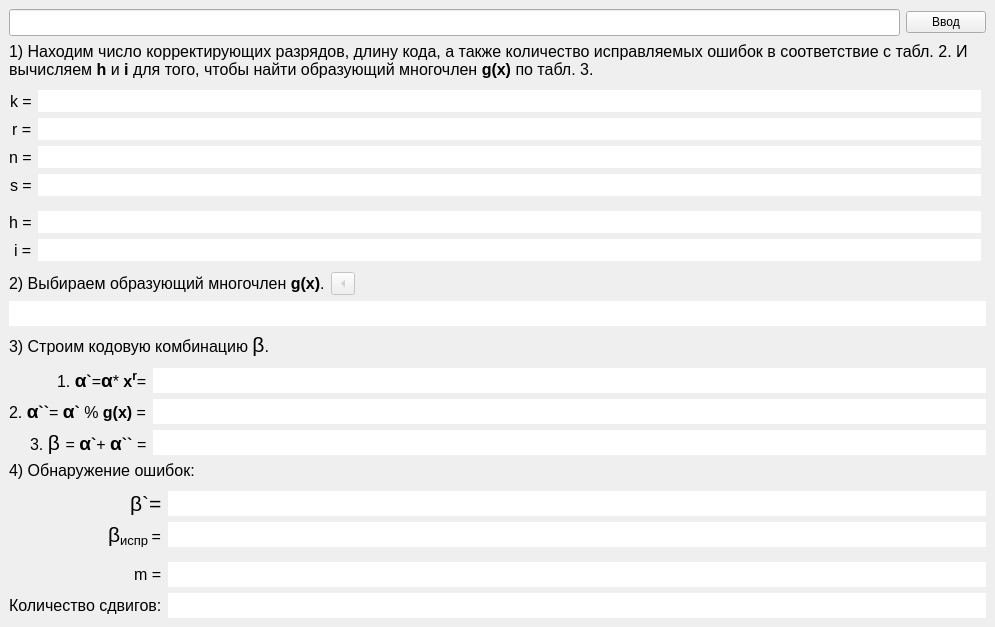
<?xml version="1.0" encoding="UTF-8"?>
<ui version="4.0">
 <class>MainWindow</class>
 <widget class="QMainWindow" name="MainWindow">
  <property name="geometry">
   <rect>
    <x>0</x>
    <y>0</y>
    <width>995</width>
    <height>600</height>
   </rect>
  </property>
  <property name="windowTitle">
   <string>Лабораторная №6. Коды БЧХ. Катунин. С.</string>
  </property>
  <widget class="QWidget" name="centralwidget">
   <layout class="QGridLayout" name="gridLayout_4" rowstretch="0,0,0,0,0" columnstretch="2,0,0,0">
    <item row="0" column="0" rowspan="2" colspan="3">
     <widget class="QLineEdit" name="lineEdit_text">
      <property name="font">
       <font>
        <pointsize>12</pointsize>
       </font>
      </property>
     </widget>
    </item>
    <item row="0" column="3" rowspan="2">
     <widget class="QPushButton" name="pushButton_finishText">
      <property name="sizePolicy">
       <sizepolicy hsizetype="Fixed" vsizetype="Fixed">
        <horstretch>0</horstretch>
        <verstretch>0</verstretch>
       </sizepolicy>
      </property>
      <property name="text">
       <string>Ввод</string>
      </property>
     </widget>
    </item>
    <item row="4" column="0" colspan="4">
     <layout class="QVBoxLayout" name="verticalLayout_left">
      <property name="sizeConstraint">
       <enum>QLayout::SetDefaultConstraint</enum>
      </property>
      <item>
       <widget class="QLabel" name="label_razryadi">
        <property name="minimumSize">
         <size>
          <width>405</width>
          <height>0</height>
         </size>
        </property>
        <property name="font">
         <font>
          <pointsize>12</pointsize>
         </font>
        </property>
        <property name="text">
         <string>&lt;html&gt;&lt;head/&gt;&lt;body&gt;&lt;p&gt;1) Находим число корректирующих разрядов, длину кода, а также количество исправляемых ошибок в соответствие с табл. 2. И вычисляем &lt;span style=&quot; font-weight:600;&quot;&gt;h&lt;/span&gt; и &lt;span style=&quot; font-weight:600;&quot;&gt;i &lt;/span&gt;для того, чтобы найти образующий многочлен &lt;span style=&quot; font-weight:600;&quot;&gt;g(x)&lt;/span&gt; по табл. 3.&lt;/p&gt;&lt;/body&gt;&lt;/html&gt;</string>
        </property>
        <property name="wordWrap">
         <bool>true</bool>
        </property>
       </widget>
      </item>
      <item>
       <layout class="QFormLayout" name="formLayout_razryadi">
        <property name="labelAlignment">
         <set>Qt::AlignRight|Qt::AlignTrailing|Qt::AlignVCenter</set>
        </property>
        <property name="topMargin">
         <number>5</number>
        </property>
        <property name="rightMargin">
         <number>5</number>
        </property>
        <item row="0" column="0">
         <widget class="QLabel" name="label_k">
          <property name="font">
           <font>
            <pointsize>12</pointsize>
           </font>
          </property>
          <property name="text">
           <string>k =</string>
          </property>
         </widget>
        </item>
        <item row="0" column="1">
         <widget class="QLineEdit" name="lineEdit_k">
          <property name="font">
           <font>
            <pointsize>12</pointsize>
           </font>
          </property>
          <property name="toolTip">
           <string>&lt;html&gt;&lt;head/&gt;&lt;body&gt;&lt;p&gt;&lt;span style=&quot; font-size:12pt;&quot;&gt;k - число информационных символов&lt;/span&gt;&lt;/p&gt;&lt;/body&gt;&lt;/html&gt;</string>
          </property>
          <property name="frame">
           <bool>false</bool>
          </property>
          <property name="readOnly">
           <bool>true</bool>
          </property>
         </widget>
        </item>
        <item row="1" column="0">
         <widget class="QLabel" name="label_r">
          <property name="font">
           <font>
            <pointsize>12</pointsize>
           </font>
          </property>
          <property name="text">
           <string>r =</string>
          </property>
         </widget>
        </item>
        <item row="2" column="0">
         <widget class="QLabel" name="label_n">
          <property name="font">
           <font>
            <pointsize>12</pointsize>
           </font>
          </property>
          <property name="text">
           <string>n =</string>
          </property>
         </widget>
        </item>
        <item row="2" column="1">
         <widget class="QLineEdit" name="lineEdit_n">
          <property name="font">
           <font>
            <pointsize>12</pointsize>
           </font>
          </property>
          <property name="toolTip">
           <string>&lt;html&gt;&lt;head/&gt;&lt;body&gt;&lt;p&gt;&lt;span style=&quot; font-size:12pt;&quot;&gt;n – длина кода&lt;/span&gt;&lt;/p&gt;&lt;/body&gt;&lt;/html&gt;</string>
          </property>
          <property name="frame">
           <bool>false</bool>
          </property>
          <property name="readOnly">
           <bool>true</bool>
          </property>
         </widget>
        </item>
        <item row="1" column="1">
         <widget class="QLineEdit" name="lineEdit_r">
          <property name="font">
           <font>
            <pointsize>12</pointsize>
           </font>
          </property>
          <property name="toolTip">
           <string>&lt;html&gt;&lt;head/&gt;&lt;body&gt;&lt;p&gt;&lt;span style=&quot; font-size:12pt;&quot;&gt;r - число корректирующих символов&lt;/span&gt;&lt;/p&gt;&lt;/body&gt;&lt;/html&gt;</string>
          </property>
          <property name="frame">
           <bool>false</bool>
          </property>
          <property name="readOnly">
           <bool>true</bool>
          </property>
         </widget>
        </item>
        <item row="3" column="0">
         <widget class="QLabel" name="label_s">
          <property name="font">
           <font>
            <pointsize>12</pointsize>
           </font>
          </property>
          <property name="text">
           <string>s =</string>
          </property>
          <property name="alignment">
           <set>Qt::AlignLeading|Qt::AlignLeft|Qt::AlignVCenter</set>
          </property>
         </widget>
        </item>
        <item row="3" column="1">
         <widget class="QLineEdit" name="lineEdit_s">
          <property name="font">
           <font>
            <pointsize>12</pointsize>
           </font>
          </property>
          <property name="toolTip">
           <string>&lt;html&gt;&lt;head/&gt;&lt;body&gt;&lt;p&gt;&lt;span style=&quot; font-size:12pt;&quot;&gt;s – число исправляемых ошибок&lt;/span&gt;&lt;/p&gt;&lt;/body&gt;&lt;/html&gt;</string>
          </property>
          <property name="frame">
           <bool>false</bool>
          </property>
          <property name="readOnly">
           <bool>true</bool>
          </property>
         </widget>
        </item>
        <item row="5" column="0">
         <widget class="QLabel" name="label_h">
          <property name="font">
           <font>
            <pointsize>12</pointsize>
           </font>
          </property>
          <property name="text">
           <string>h =</string>
          </property>
         </widget>
        </item>
        <item row="6" column="0">
         <widget class="QLabel" name="label_i">
          <property name="font">
           <font>
            <pointsize>12</pointsize>
           </font>
          </property>
          <property name="text">
           <string>i =</string>
          </property>
         </widget>
        </item>
        <item row="5" column="1">
         <widget class="QLineEdit" name="lineEdit_h">
          <property name="font">
           <font>
            <pointsize>12</pointsize>
           </font>
          </property>
          <property name="frame">
           <bool>false</bool>
          </property>
          <property name="readOnly">
           <bool>true</bool>
          </property>
         </widget>
        </item>
        <item row="6" column="1">
         <widget class="QLineEdit" name="lineEdit_i">
          <property name="font">
           <font>
            <pointsize>12</pointsize>
           </font>
          </property>
          <property name="frame">
           <bool>false</bool>
          </property>
          <property name="readOnly">
           <bool>true</bool>
          </property>
         </widget>
        </item>
        <item row="4" column="0">
         <widget class="Line" name="line_2">
          <property name="orientation">
           <enum>Qt::Horizontal</enum>
          </property>
         </widget>
        </item>
       </layout>
      </item>
      <item>
       <layout class="QHBoxLayout" name="horizontalLayout_gen_polynom">
        <property name="topMargin">
         <number>5</number>
        </property>
        <item>
         <widget class="QLabel" name="label_gen_polynom">
          <property name="toolTip">
           <string>&lt;html&gt;&lt;head/&gt;&lt;body&gt;&lt;p&gt;&lt;span style=&quot; font-size:12pt;&quot;&gt;из таблицы образующих многочленов с учетом трех условий:&lt;/span&gt;&lt;/p&gt;&lt;p&gt;&lt;span style=&quot; font-size:12pt;&quot;&gt;1. &lt;/span&gt;&lt;span style=&quot; font-size:12pt; font-weight:600;&quot;&gt;g(x)&lt;/span&gt;&lt;span style=&quot; font-size:12pt;&quot;&gt; должен быть наиболее коротким, но степень должна быть не менее &lt;/span&gt;&lt;span style=&quot; font-size:12pt; font-weight:600;&quot;&gt;r&lt;/span&gt;&lt;span style=&quot; font-size:12pt;&quot;&gt;;&lt;/span&gt;&lt;/p&gt;&lt;p&gt;&lt;span style=&quot; font-size:12pt;&quot;&gt;2. число единичных разрядов должно быть не менее кодового расстояния (d&lt;/span&gt;&lt;span style=&quot; font-size:12pt; vertical-align:sub;&quot;&gt;0 &lt;/span&gt;&lt;span style=&quot; font-size:12pt;&quot;&gt;= 2*t + 1 = 3);&lt;/span&gt;&lt;/p&gt;&lt;p&gt;&lt;span style=&quot; font-size:12pt;&quot;&gt;3. &lt;/span&gt;&lt;span style=&quot; font-size:12pt; font-weight:600;&quot;&gt;g(x)&lt;/span&gt;&lt;span style=&quot; font-size:12pt;&quot;&gt; должен делить &lt;/span&gt;&lt;span style=&quot; font-size:12pt; font-weight:600;&quot;&gt;x&lt;/span&gt;&lt;span style=&quot; font-size:12pt; font-weight:600; vertical-align:super;&quot;&gt;n&lt;/span&gt;&lt;span style=&quot; font-size:12pt;&quot;&gt;+1 без остатка.&lt;/span&gt;&lt;/p&gt;&lt;/body&gt;&lt;/html&gt;</string>
          </property>
          <property name="text">
           <string>&lt;html&gt;&lt;head/&gt;&lt;body&gt;&lt;p&gt;&lt;span style=&quot; font-size:12pt;&quot;&gt;2) Выбираем образующий многочлен &lt;/span&gt;&lt;span style=&quot; font-size:12pt; font-weight:600;&quot;&gt;g(x)&lt;/span&gt;&lt;span style=&quot; font-size:12pt;&quot;&gt;.&lt;/span&gt;&lt;/p&gt;&lt;/body&gt;&lt;/html&gt;</string>
          </property>
         </widget>
        </item>
        <item>
         <widget class="QToolButton" name="toolButton_gen_tooltip">
          <property name="enabled">
           <bool>false</bool>
          </property>
          <property name="toolTip">
           <string>&lt;html&gt;&lt;head/&gt;&lt;body&gt;&lt;p&gt;&lt;span style=&quot; font-size:12pt;&quot;&gt;С помощью вычисленных &lt;/span&gt;&lt;span style=&quot; font-size:12pt; font-weight:600;&quot;&gt;h&lt;/span&gt;&lt;span style=&quot; font-size:12pt;&quot;&gt; (номер стоблца) и &lt;/span&gt;&lt;span style=&quot; font-size:12pt; font-weight:600;&quot;&gt;i&lt;/span&gt;&lt;span style=&quot; font-size:12pt;&quot;&gt; (идем по таблице до &lt;/span&gt;&lt;span style=&quot; font-size:12pt; font-weight:600;&quot;&gt;i&lt;/span&gt;&lt;span style=&quot; font-size:12pt;&quot;&gt;-ой строки включительно) вычисляем образующий многочлен как НОК многочленов из таблицы 3 минимальных неприводимых многочленов в поле Галуа GF(2):&lt;/span&gt;&lt;/p&gt;&lt;p&gt;&lt;span style=&quot; font-size:12pt;&quot;&gt;Формула: g(x) = НОК( p&lt;/span&gt;&lt;span style=&quot; font-size:12pt; vertical-align:super;&quot;&gt;1&lt;/span&gt;&lt;span style=&quot; font-size:12pt;&quot;&gt;(x) * p&lt;/span&gt;&lt;span style=&quot; font-size:12pt; vertical-align:super;&quot;&gt;3&lt;/span&gt;&lt;span style=&quot; font-size:12pt;&quot;&gt;(x) * p&lt;/span&gt;&lt;span style=&quot; font-size:12pt; vertical-align:super;&quot;&gt;i&lt;/span&gt;&lt;span style=&quot; font-size:12pt;&quot;&gt;(x) )&lt;/span&gt;&lt;/p&gt;&lt;/body&gt;&lt;/html&gt;</string>
          </property>
          <property name="text">
           <string>...</string>
          </property>
          <property name="checkable">
           <bool>false</bool>
          </property>
          <property name="checked">
           <bool>false</bool>
          </property>
          <property name="autoExclusive">
           <bool>false</bool>
          </property>
          <property name="popupMode">
           <enum>QToolButton::DelayedPopup</enum>
          </property>
          <property name="toolButtonStyle">
           <enum>Qt::ToolButtonIconOnly</enum>
          </property>
          <property name="autoRaise">
           <bool>false</bool>
          </property>
          <property name="arrowType">
           <enum>Qt::LeftArrow</enum>
          </property>
         </widget>
        </item>
        <item>
         <spacer name="horizontalSpacer">
          <property name="orientation">
           <enum>Qt::Horizontal</enum>
          </property>
          <property name="sizeHint" stdset="0">
           <size>
            <width>40</width>
            <height>20</height>
           </size>
          </property>
         </spacer>
        </item>
       </layout>
      </item>
      <item>
       <widget class="QLineEdit" name="lineEdit_gen_polynom">
        <property name="font">
         <font>
          <pointsize>12</pointsize>
         </font>
        </property>
        <property name="frame">
         <bool>false</bool>
        </property>
        <property name="readOnly">
         <bool>true</bool>
        </property>
       </widget>
      </item>
      <item>
       <widget class="QLabel" name="label_kodirovanie">
        <property name="text">
         <string>&lt;html&gt;&lt;head/&gt;&lt;body&gt;&lt;p&gt;&lt;span style=&quot; font-size:12pt;&quot;&gt;3) Строим кодовую комбинацию &lt;/span&gt;&lt;span style=&quot; font-size:16pt;&quot;&gt;β&lt;/span&gt;&lt;span style=&quot; font-size:12pt;&quot;&gt;.&lt;/span&gt;&lt;/p&gt;&lt;/body&gt;&lt;/html&gt;</string>
        </property>
       </widget>
      </item>
      <item>
       <layout class="QFormLayout" name="formLayout_kodirovanie">
        <property name="labelAlignment">
         <set>Qt::AlignRight|Qt::AlignTrailing|Qt::AlignVCenter</set>
        </property>
        <property name="topMargin">
         <number>5</number>
        </property>
        <item row="0" column="0">
         <widget class="QLabel" name="label_kodirovanie_1">
          <property name="text">
           <string>&lt;html&gt;&lt;head/&gt;&lt;body&gt;&lt;p&gt;&lt;span style=&quot; font-size:12pt;&quot;&gt;1. &lt;/span&gt;&lt;span style=&quot; font-size:14pt; font-weight:600;&quot;&gt;α&lt;/span&gt;&lt;span style=&quot; font-size:12pt; font-weight:600;&quot;&gt;`&lt;/span&gt;&lt;span style=&quot; font-size:12pt;&quot;&gt;=&lt;/span&gt;&lt;span style=&quot; font-size:16pt; font-weight:600;&quot;/&gt;&lt;span style=&quot; font-size:14pt; font-weight:600;&quot;&gt;α&lt;/span&gt;&lt;span style=&quot; font-size:16pt; font-weight:600;&quot;/&gt;&lt;span style=&quot; font-size:12pt;&quot;&gt;* &lt;/span&gt;&lt;span style=&quot; font-size:12pt; font-weight:600;&quot;&gt;x&lt;/span&gt;&lt;span style=&quot; font-size:14pt; font-weight:600; vertical-align:super;&quot;&gt;r&lt;/span&gt;&lt;span style=&quot; font-size:12pt;&quot;&gt;=&lt;/span&gt;&lt;/p&gt;&lt;/body&gt;&lt;/html&gt;</string>
          </property>
         </widget>
        </item>
        <item row="0" column="1">
         <widget class="QLineEdit" name="lineEdit_kodirovanie_1">
          <property name="font">
           <font>
            <pointsize>12</pointsize>
           </font>
          </property>
          <property name="frame">
           <bool>false</bool>
          </property>
          <property name="readOnly">
           <bool>true</bool>
          </property>
         </widget>
        </item>
        <item row="1" column="0">
         <widget class="QLabel" name="label_kodirovanie_2">
          <property name="text">
           <string>&lt;html&gt;&lt;head/&gt;&lt;body&gt;&lt;p&gt;&lt;span style=&quot; font-size:12pt;&quot;&gt;2. &lt;/span&gt;&lt;span style=&quot; font-size:14pt; font-weight:600;&quot;&gt;α&lt;/span&gt;&lt;span style=&quot; font-size:12pt; font-weight:600;&quot;&gt;``&lt;/span&gt;&lt;span style=&quot; font-size:12pt;&quot;&gt;= &lt;/span&gt;&lt;span style=&quot; font-size:14pt; font-weight:600;&quot;&gt;α&lt;/span&gt;&lt;span style=&quot; font-size:12pt; font-weight:600;&quot;&gt;` &lt;/span&gt;&lt;span style=&quot; font-size:12pt;&quot;&gt;%&lt;/span&gt;&lt;span style=&quot; font-size:12pt; font-weight:600;&quot;&gt; g(x) &lt;/span&gt;&lt;span style=&quot; font-size:12pt;&quot;&gt;=&lt;/span&gt;&lt;/p&gt;&lt;/body&gt;&lt;/html&gt;</string>
          </property>
         </widget>
        </item>
        <item row="1" column="1">
         <widget class="QLineEdit" name="lineEdit_kodirovanie_2">
          <property name="font">
           <font>
            <pointsize>12</pointsize>
           </font>
          </property>
          <property name="frame">
           <bool>false</bool>
          </property>
          <property name="readOnly">
           <bool>true</bool>
          </property>
         </widget>
        </item>
        <item row="2" column="0">
         <widget class="QLabel" name="label_B">
          <property name="text">
           <string>&lt;html&gt;&lt;head/&gt;&lt;body&gt;&lt;p&gt;&lt;span style=&quot; font-size:12pt;&quot;&gt;3. &lt;/span&gt;&lt;span style=&quot; font-size:16pt;&quot;&gt;β &lt;/span&gt;&lt;span style=&quot; font-size:12pt;&quot;&gt;= &lt;/span&gt;&lt;span style=&quot; font-size:14pt; font-weight:600;&quot;&gt;α&lt;/span&gt;&lt;span style=&quot; font-size:12pt; font-weight:600;&quot;&gt;`&lt;/span&gt;&lt;span style=&quot; font-size:16pt; font-weight:600;&quot;/&gt;&lt;span style=&quot; font-size:12pt;&quot;&gt;+ &lt;/span&gt;&lt;span style=&quot; font-size:14pt; font-weight:600;&quot;&gt;α&lt;/span&gt;&lt;span style=&quot; font-size:12pt; font-weight:600;&quot;&gt;``&lt;/span&gt;&lt;span style=&quot; font-size:12pt;&quot;&gt; =&lt;/span&gt;&lt;/p&gt;&lt;/body&gt;&lt;/html&gt;</string>
          </property>
         </widget>
        </item>
        <item row="2" column="1">
         <widget class="QLineEdit" name="lineEdit_B">
          <property name="font">
           <font>
            <pointsize>12</pointsize>
           </font>
          </property>
          <property name="frame">
           <bool>false</bool>
          </property>
          <property name="readOnly">
           <bool>true</bool>
          </property>
         </widget>
        </item>
       </layout>
      </item>
      <item>
       <widget class="QLabel" name="label_error">
        <property name="text">
         <string>&lt;html&gt;&lt;head/&gt;&lt;body&gt;&lt;p&gt;&lt;span style=&quot; font-size:12pt;&quot;&gt;4) Обнаружение ошибок:&lt;/span&gt;&lt;/p&gt;&lt;/body&gt;&lt;/html&gt;</string>
        </property>
       </widget>
      </item>
      <item>
       <layout class="QFormLayout" name="formLayout_error">
        <property name="labelAlignment">
         <set>Qt::AlignRight|Qt::AlignTrailing|Qt::AlignVCenter</set>
        </property>
        <property name="topMargin">
         <number>5</number>
        </property>
        <item row="0" column="0">
         <widget class="QLabel" name="label_B_with_error">
          <property name="text">
           <string>&lt;html&gt;&lt;head/&gt;&lt;body&gt;&lt;p&gt;&lt;span style=&quot; font-size:16pt;&quot;&gt;β`=&lt;/span&gt;&lt;/p&gt;&lt;/body&gt;&lt;/html&gt;</string>
          </property>
          <property name="alignment">
           <set>Qt::AlignLeading|Qt::AlignLeft|Qt::AlignVCenter</set>
          </property>
         </widget>
        </item>
        <item row="0" column="1">
         <widget class="QLineEdit" name="lineEdit_B_with_error">
          <property name="font">
           <font>
            <pointsize>12</pointsize>
           </font>
          </property>
          <property name="frame">
           <bool>false</bool>
          </property>
          <property name="readOnly">
           <bool>true</bool>
          </property>
         </widget>
        </item>
        <item row="4" column="0">
         <widget class="QLabel" name="label_razryad_err">
          <property name="text">
           <string>&lt;html&gt;&lt;head/&gt;&lt;body&gt;&lt;p&gt;&lt;span style=&quot; font-size:12pt;&quot;&gt;Количество сдвигов:&lt;/span&gt;&lt;/p&gt;&lt;/body&gt;&lt;/html&gt;</string>
          </property>
          <property name="wordWrap">
           <bool>false</bool>
          </property>
         </widget>
        </item>
        <item row="4" column="1">
         <widget class="QLineEdit" name="lineEdit_shift_count">
          <property name="font">
           <font>
            <pointsize>12</pointsize>
           </font>
          </property>
          <property name="frame">
           <bool>false</bool>
          </property>
          <property name="readOnly">
           <bool>true</bool>
          </property>
         </widget>
        </item>
        <item row="3" column="0">
         <widget class="QLabel" name="label_m">
          <property name="font">
           <font>
            <family>MS Shell Dlg 2</family>
            <pointsize>12</pointsize>
           </font>
          </property>
          <property name="text">
           <string>&lt;html&gt;&lt;head/&gt;&lt;body&gt;&lt;p&gt;m =&lt;/p&gt;&lt;/body&gt;&lt;/html&gt;</string>
          </property>
         </widget>
        </item>
        <item row="3" column="1">
         <widget class="QLineEdit" name="lineEdit_m">
          <property name="font">
           <font>
            <pointsize>12</pointsize>
           </font>
          </property>
          <property name="toolTip">
           <string>&lt;html&gt;&lt;head/&gt;&lt;body&gt;&lt;p&gt;&lt;span style=&quot; font-size:12pt; font-weight:600;&quot;&gt;m&lt;/span&gt;&lt;span style=&quot; font-size:12pt;&quot;&gt; - количество ошибок, &lt;/span&gt;&lt;span style=&quot; font-size:12pt; font-weight:600;&quot;&gt;m&lt;/span&gt;&lt;span style=&quot; font-size:12pt;&quot;&gt; &amp;lt;= &lt;/span&gt;&lt;span style=&quot; font-size:12pt; font-weight:600;&quot;&gt;s&lt;/span&gt;&lt;/p&gt;&lt;/body&gt;&lt;/html&gt;</string>
          </property>
          <property name="frame">
           <bool>false</bool>
          </property>
          <property name="readOnly">
           <bool>true</bool>
          </property>
         </widget>
        </item>
        <item row="1" column="0">
         <widget class="QLabel" name="label">
          <property name="text">
           <string>&lt;html&gt;&lt;head/&gt;&lt;body&gt;&lt;p&gt;&lt;span style=&quot; font-size:16pt;&quot;&gt;β&lt;/span&gt;&lt;span style=&quot; font-size:16pt; vertical-align:sub;&quot;&gt;испр &lt;/span&gt;&lt;span style=&quot; font-size:12pt;&quot;&gt;=&lt;/span&gt;&lt;/p&gt;&lt;/body&gt;&lt;/html&gt;</string>
          </property>
         </widget>
        </item>
        <item row="1" column="1">
         <widget class="QLineEdit" name="lineEdit_B_fixed">
          <property name="font">
           <font>
            <pointsize>12</pointsize>
           </font>
          </property>
          <property name="frame">
           <bool>false</bool>
          </property>
          <property name="readOnly">
           <bool>true</bool>
          </property>
         </widget>
        </item>
        <item row="2" column="0">
         <widget class="Line" name="line">
          <property name="orientation">
           <enum>Qt::Horizontal</enum>
          </property>
         </widget>
        </item>
       </layout>
      </item>
      <item>
       <spacer name="verticalSpacer_2">
        <property name="orientation">
         <enum>Qt::Vertical</enum>
        </property>
        <property name="sizeHint" stdset="0">
         <size>
          <width>20</width>
          <height>40</height>
         </size>
        </property>
       </spacer>
      </item>
     </layout>
    </item>
   </layout>
  </widget>
 </widget>
 <resources/>
 <connections/>
</ui>
